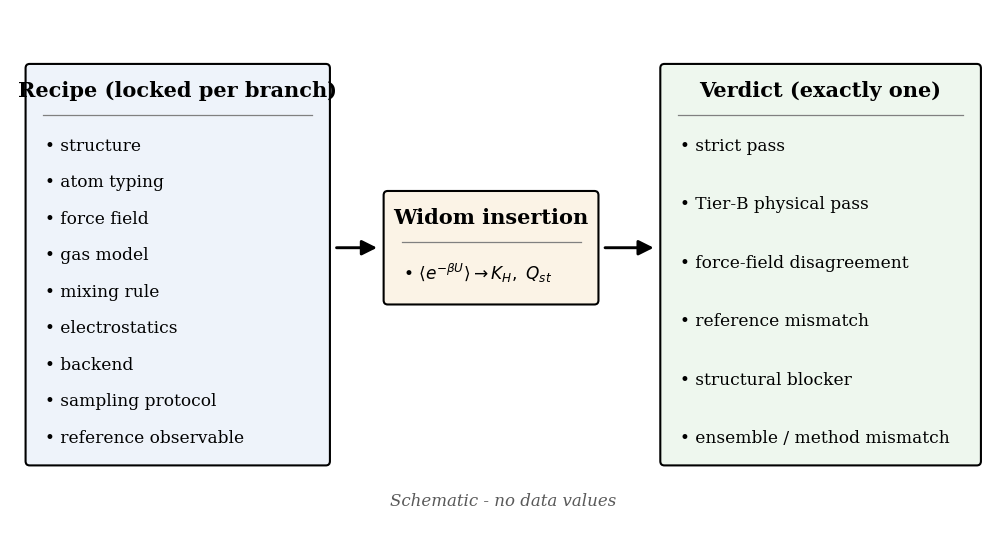

Write Python code to recreate this figure.
#!/usr/bin/env python3
"""Figure 1 - "A Widom number is a recipe" (SCHEMATIC, no data values).

A conceptual flow: the locked recipe ingredients feed Widom insertion, whose
K_H / Q_st output is classified into exactly one of six verdicts. The ingredient
list is the one stated in Section 1; the six verdicts are the locked v0.4
classes. No numbers appear in this figure.

Run:  .venv/bin/python paper/v3_author_written/figures/fig1_recipe_schematic.py
"""
import os
import matplotlib
matplotlib.use("Agg")
import matplotlib.pyplot as plt
from matplotlib.patches import FancyBboxPatch, FancyArrowPatch

HERE = os.path.dirname(os.path.abspath(__file__))

INGREDIENTS = [
    "structure", "atom typing", "force field", "gas model", "mixing rule",
    "electrostatics", "backend", "sampling protocol", "reference observable",
]
VERDICTS = [
    "strict pass", "Tier-B physical pass", "force-field disagreement",
    "reference mismatch", "structural blocker", "ensemble / method mismatch",
]


def panel(ax, x, y, w, h, title, lines, fc):
    ax.add_patch(FancyBboxPatch((x, y), w, h,
                                boxstyle="round,pad=0.02,rounding_size=0.05",
                                fc=fc, ec="black", lw=1.0))
    ax.text(x + w / 2, y + h - 0.30, title, ha="center", va="center",
            fontsize=10, fontweight="bold")
    ax.plot([x + 0.2, x + w - 0.2], [y + h - 0.58, y + h - 0.58],
            color="0.5", lw=0.6)
    top = y + h - 0.95
    step = (h - 1.25) / max(len(lines) - 1, 1) if len(lines) > 1 else 0
    for i, ln in enumerate(lines):
        ax.text(x + 0.22, top - i * step, u"• " + ln, ha="left",
                va="center", fontsize=8.2)


def main():
    plt.rcParams.update({"font.family": "serif"})
    fig, ax = plt.subplots(figsize=(8.4, 4.4))
    ax.set_xlim(0, 12)
    ax.set_ylim(0, 6)
    ax.axis("off")

    panel(ax, 0.15, 0.7, 3.7, 4.7, "Recipe (locked per branch)", INGREDIENTS, "#eef3fa")
    panel(ax, 4.55, 2.6, 2.6, 1.3, "Widom insertion",
          [r"$\langle e^{-\beta U}\rangle \rightarrow K_H,\ Q_{st}$"], "#fbf3e6")
    panel(ax, 7.95, 0.7, 3.9, 4.7, "Verdict (exactly one)", VERDICTS, "#eef7ee")

    ax.add_patch(FancyArrowPatch((3.9, 3.25), (4.5, 3.25), arrowstyle="-|>",
                                 mutation_scale=15, lw=1.4, color="black"))
    ax.add_patch(FancyArrowPatch((7.2, 3.25), (7.9, 3.25), arrowstyle="-|>",
                                 mutation_scale=15, lw=1.4, color="black"))
    ax.text(6.0, 0.2, "Schematic - no data values", ha="center",
            fontsize=8, style="italic", color="0.35")

    out = os.path.join(HERE, "fig1_recipe_schematic.pdf")
    fig.savefig(out, bbox_inches="tight")
    fig.savefig(out.replace(".pdf", ".png"), dpi=150, bbox_inches="tight")
    print("wrote", out)


if __name__ == "__main__":
    main()
